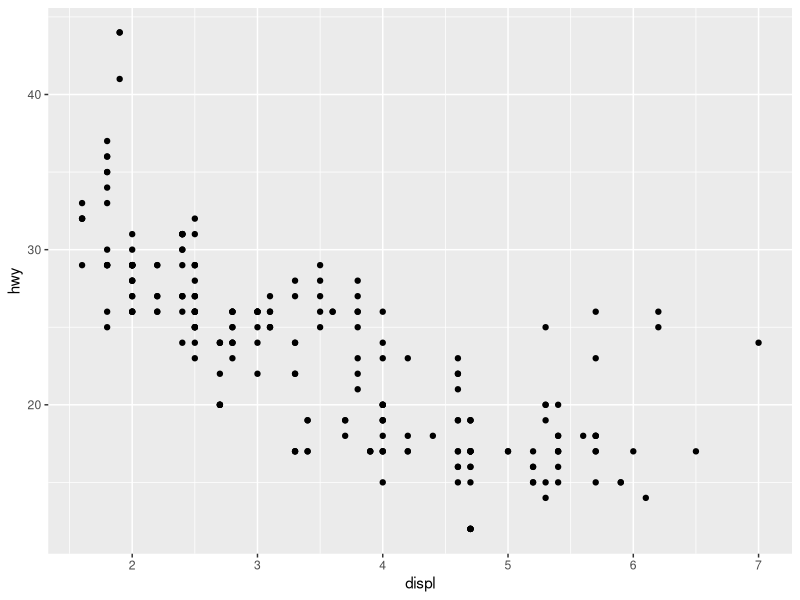
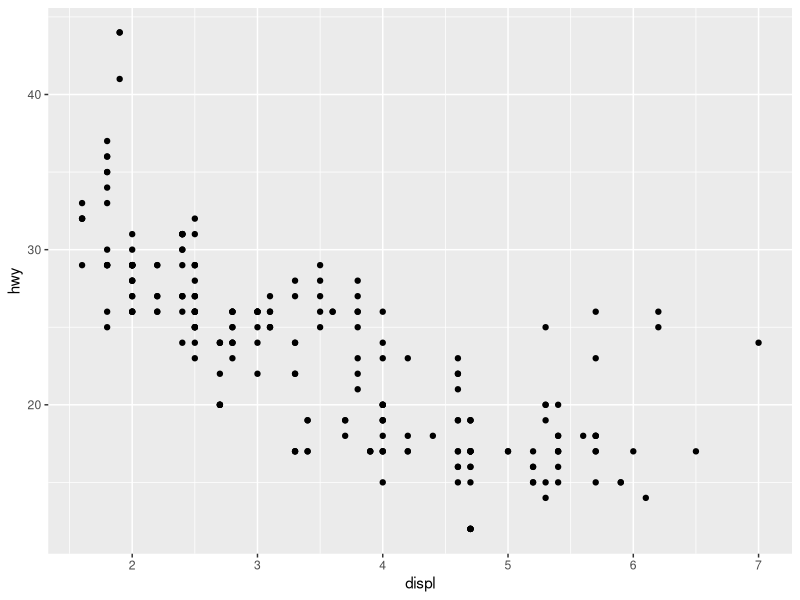
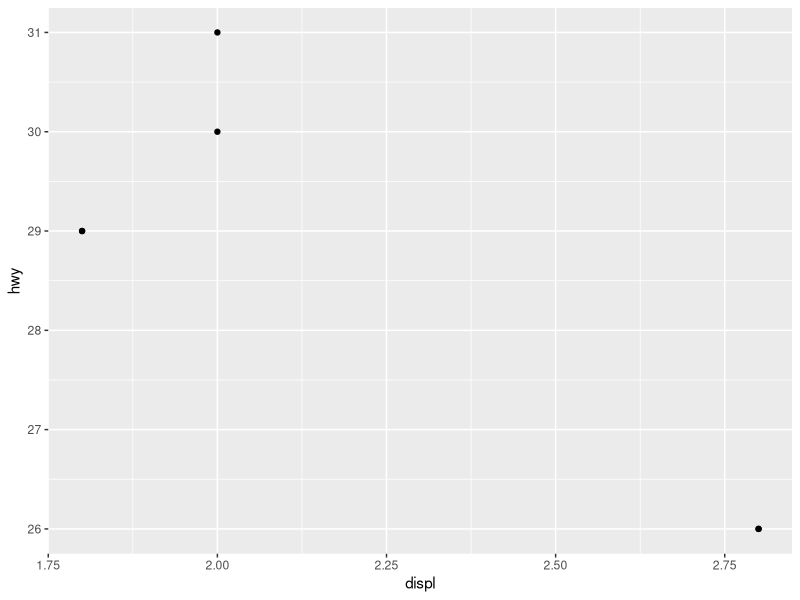

The R source for these figures, in order:
library(ggplot2)


### Name: layer
### Title: Create a new layer
### Aliases: layer
### Keywords: internal

### ** Examples

# geom calls are just a short cut for layer
ggplot(mpg, aes(displ, hwy)) + geom_point()
# shortcut for
ggplot(mpg, aes(displ, hwy)) +
  layer(
    geom = "point", stat = "identity", position = "identity",
    params = list(na.rm = FALSE)
  )

# use a function as data to plot a subset of global data
ggplot(mpg, aes(displ, hwy)) +
  layer(
    geom = "point", stat = "identity", position = "identity",
    data = head, params = list(na.rm = FALSE)
  )
